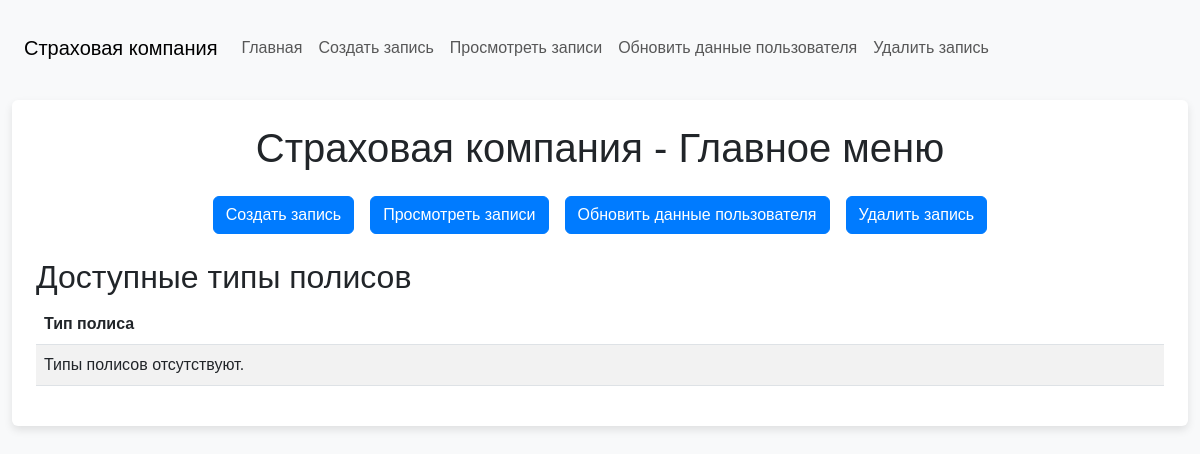
The app's page /, older data.
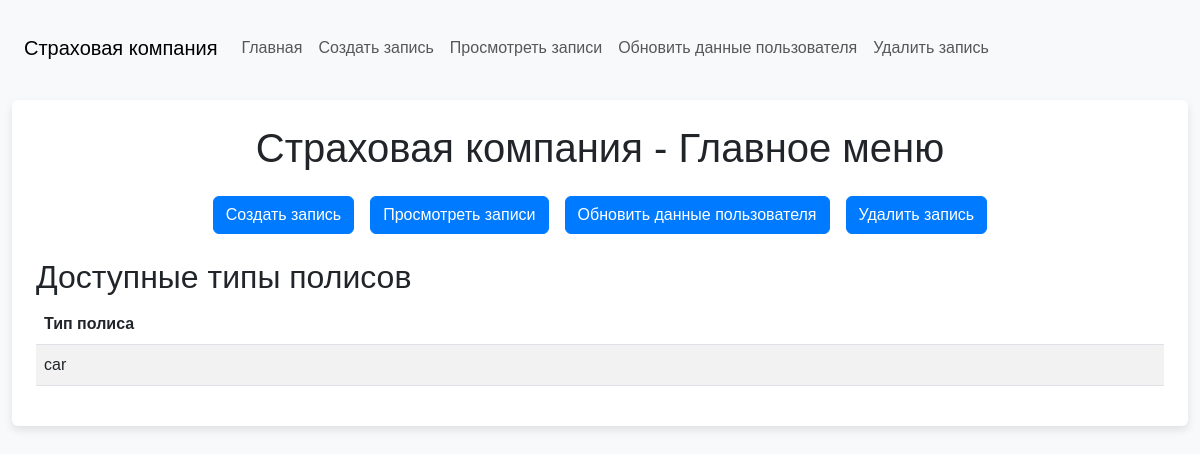
The same page, newer data.
### InsuranceApp/models.py (models this page shows, shortened)
class Policy(models.Model):
    client = models.ForeignKey(Client, on_delete=models.CASCADE)
    policy_type = models.CharField(max_length=100)
    start_date = models.DateField()
    end_date = models.DateField()
    premium = models.FloatField()
    class Meta:
        db_table = 'Policies'

### InsuranceApp/views.py (the view)
# urls.py: path('', views.index, name='index'),
def index(request):
    try:
        policy_types = Policy.objects.values('policy_type').distinct()
    except Exception as e:
        print(f"Error fetching policy types: {str(e)}")
        policy_types = []
    return render(request, 'index.html', {'policy_types': policy_types})

### InsuranceApp/templates/index.html (shortened to what this page needs)
{% extends 'base.html' %}
{% block content %}
    <div class="card p-4">
        <h1 class="text-center mb-4">Страховая компания - Главное меню</h1>
        <div class="d-flex justify-content-center mb-4">
            <a href="{% url 'create' %}" class="btn btn-primary mx-2">Создать запись</a>
            <a href="{% url 'view' %}" class="btn btn-primary mx-2">Просмотреть записи</a>
			<a href="{% url 'update' %}" class="btn btn-primary mx-2">Обновить данные пользователя</a>
            <a href="{% url 'delete' %}" class="btn btn-primary mx-2">Удалить запись</a>
        </div>
        <h2>Доступные типы полисов</h2>
        <table class="table table-striped">
            <thead>
                <tr>
                    <th>Тип полиса</th>
                </tr>
            </thead>
            <tbody>
                {% for policy in policy_types %}
                <tr>
                    <td>{{ policy.policy_type }}</td>
                </tr>
                {% empty %}
                <tr>
                    <td>Типы полисов отсутствуют.</td>
                </tr>
                {% endfor %}
            </tbody>
        </table>
    </div>
{% endblock %}

### InsuranceApp/templates/base.html (shortened to what this page needs)
<!DOCTYPE html>
<html lang="ru">
<head>
    <link href="https://cdn.jsdelivr.net/npm/bootstrap@5.3.0/dist/css/bootstrap.min.css" rel="stylesheet">
</head>
<body>
    <div class="container">
        <nav class="navbar navbar-expand-lg navbar-light bg-light mb-4">
            <div class="container-fluid">
                <a class="navbar-brand" href="{% url 'index' %}">Страховая компания</a>
                <div class="collapse navbar-collapse" id="navbarNav">
                    <ul class="navbar-nav">
                        <li class="nav-item">
                            <a class="nav-link" href="{% url 'index' %}">Главная</a>
                        </li>
                        <li class="nav-item">
                            <a class="nav-link" href="{% url 'create' %}">Создать запись</a>
                        </li>
						<li class="nav-item">
                            <a class="nav-link" href="{% url 'view' %}">Просмотреть записи</a>
                        </li>
                        <li class="nav-item">
                            <a class="nav-link" href="{% url 'update' %}">Обновить данные пользователя</a>
                        </li>
                        <li class="nav-item">
                            <a class="nav-link" href="{% url 'delete' %}">Удалить запись</a>
                        </li>
                    </ul>
                </div>
            </div>
        </nav>
        {% block content %}
        {% endblock %}
    </div>
</body>
</html>

### InsuranceApp/templates/base.html (style rules this page uses)
body { background-color: #f8f9fa; font-family: Arial, sans-serif; }
.container { max-width: 1200px; margin-top: 20px; }
.card { box-shadow: 0 4px 8px rgba(0,0,0,0.1); border: none; }
.btn-primary { background-color: #007bff; border-color: #007bff; }
table { width: 100%; border-collapse: collapse; }
th, td { padding: 12px; text-align: left; border-bottom: 1px solid #dee2e6; }
th { background-color: #007bff; color: white; }

Row changes from the older to the newer data that the page shows:
added Policy: policy_type "car"
Text that changed along with them:
text no longer shown: "Типы полисов отсутствуют."
